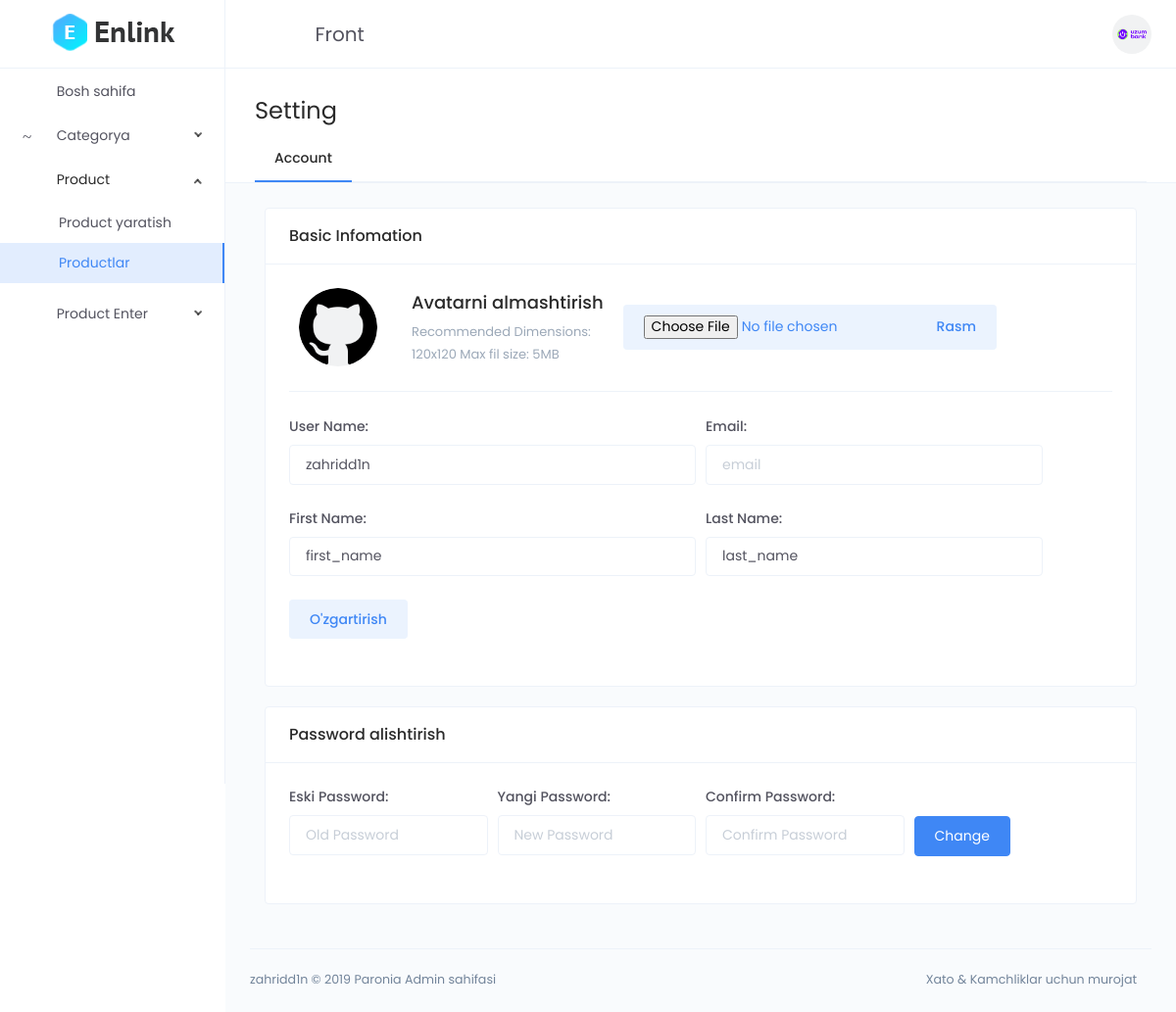
Page /dashboard/profile_update/ (signed in) on the committed database.
### main/models.py (models this page shows)
class User(AbstractUser):
    avatar = models.ImageField(upload_to='avatar/', blank=True, null=True)
    address = models.CharField(max_length=255, blank=True, null=True)
    phone = models.CharField(max_length=255, blank=True, null=True)
    zip_code = models.IntegerField(blank=True, null=True)
    class Meta(AbstractUser.Meta):
        swappable = "AUTH_USER_MODEL"

### main/dashboard/views.py (the view, shortened to what this page needs)
# urls.py: path('profile_update/', views.profile_update, name='profile_update'),
@login_required(login_url='auth:sign-in')
def profile_update(request):
    return render(request, 'dashboard/setting.html', )

### templates/dashboard/setting.html
{% extends 'dashboard/base.html' %}
{% load static %}
{% block content %}
                <div class="main-content">
                    <div class="page-header no-gutters has-tab">
                        <h2 class="font-weight-normal">Setting</h2>
                        <ul class="nav nav-tabs" >
                            <li class="nav-item">
                                <a class="nav-link active" data-toggle="tab" href="#tab-account">Account</a>
                            </li>
                        </ul>
                    </div>
                    <div class="container">
                        <div class="tab-content m-t-15">
                            <div class="tab-pane fade show active" id="tab-account" >
                                <div class="card">
                                    <div class="card-header">
                                        <h4 class="card-title">Basic Infomation</h4>
                                    </div>
                                    <div class="card-body">
                                        <form method="post" enctype="multipart/form-data">{% csrf_token %}
                                        <div class="media align-items-center">
                                            <div class="avatar avatar-image  m-h-10 m-r-15" style="height: 80px; width: 80px">
                                                {% if user.avatar %}
                                                <img src="{{user.avatar.url}}" alt="Avatar">
                                                {% else %}
                                                <img src="img" alt="avatar">
                                                {% endif %}
                                            </div>
                                            <div class="m-l-20 m-r-20">
                                                <h5 class="m-b-5 font-size-18">Avatarni almashtirish</h5>
                                                <p class="opacity-07 font-size-13 m-b-0">
                                                    Recommended Dimensions: <br>
                                                    120x120 Max fil size: 5MB
                                                </p>
                                            </div>
                                            <div>
                                                <button  class="btn btn-tone btn-primary"><input type="file"  name="avatar">Rasm</button>
                                            </div>
                                        </div>
                                        <hr class="m-v-25">
                                            <div class="form-row">
                                                <div class="form-group col-md-6">
                                                    <label class="font-weight-semibold" for="userName">User Name:</label>
                                                    <input type="text" class="form-control" id="userName" placeholder="UserName" name="username" value="{{user.username}}">
                                                </div>
                                                <div class="form-group col-md-5">
                                                    <label class="font-weight-semibold" for="email">Email:</label>
                                                    <input type="email" class="form-control" id="email" placeholder="email" name="email" value="{{user.email}}">
                                                </div>
                                            </div>
                                            <div class="form-row">
                                                <div class="form-group col-md-6">
                                                    <label class="font-weight-semibold" for="phoneNumber">First Name:</label>
                                                    <input type="text" class="form-control" id="phoneNumber" placeholder="ismingiz" name="first_name" value="first_name">
                                                </div>
                                                <div class="form-group col-md-5">
                                                    <label class="font-weight-semibold" for="phoneNumber">Last Name:</label>
                                                    <input type="text" class="form-control" id="phoneNumber" placeholder="familyangiz" name="last_name" value="last_name">
                                                </div>
                                                <div class="form-group col-md-2">
                                                    <button type="submit" class="btn btn-tone btn-primary" >O'zgartirish</button>
                                                </div>
                                            </div>
                                        </form>
                                    </div>
                                </div>
                                <div class="card">
                                    <div class="card-header">
                                        <h4 class="card-title"> Password alishtirish</h4>
                                    </div>
                                    <div class="card-body">
                                        <form method="post" action="{% url 'dashboard:edit_password' %}">{% csrf_token %}
                                            <div class="form-row">
                                                <div class="form-group col-md-3">
                                                    <label class="font-weight-semibold" for="oldPassword">Eski Password:</label>
                                                    <input type="password" class="form-control" id="oldPassword" placeholder="Old Password" name="password">
                                                </div>
                                                <div class="form-group col-md-3">
                                                    <label class="font-weight-semibold" for="newPassword">Yangi Password:</label>
                                                    <input type="password" class="form-control" id="newPassword" name="password_new" placeholder="New Password">
                                                </div>
                                                <div class="form-group col-md-3">
                                                    <label class="font-weight-semibold" for="confirmPassword">Confirm Password:</label>
                                                    <input type="password" class="form-control" id="confirmPassword" name="password_conf" placeholder="Confirm Password">
                                                </div>
                                                <div class="form-group col-md-3">
                                                    <button type="submit" class="btn btn-primary m-t-30">Change</button>
                                                </div>
                                            </div>
                                        </form>
                                    </div>
                                </div>
                            </div>
                        </div>
                    </div>
                </div>
{% endblock %}

### rows in the picture
User: avatar (picture), username "zahridd1n"
